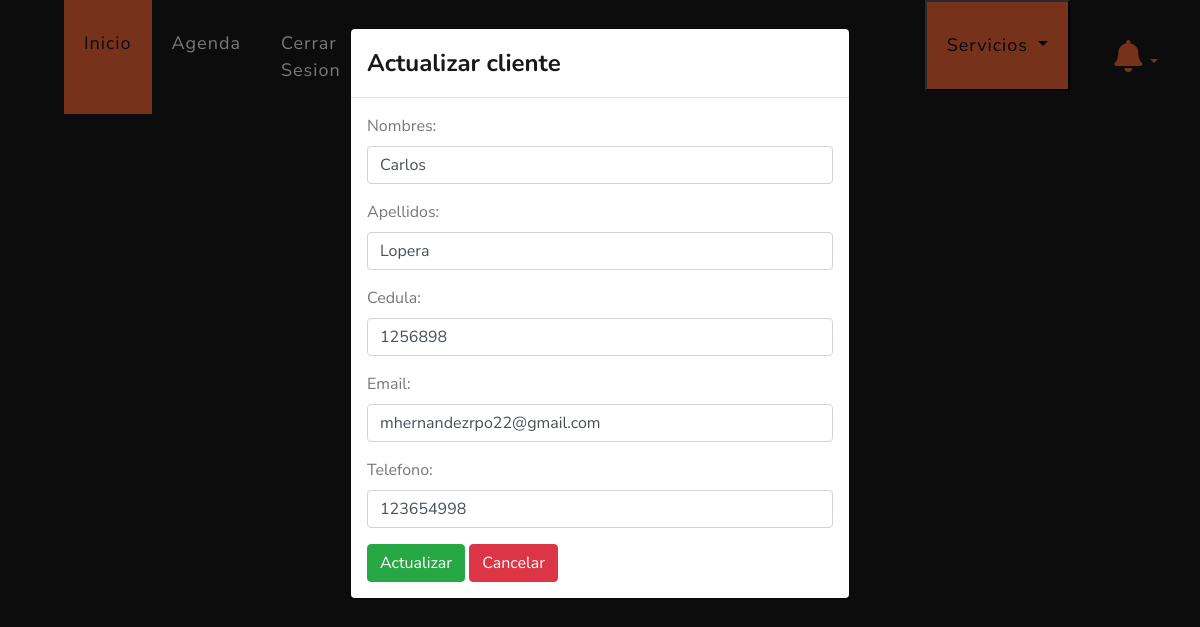
Page /actualizar/clientes/1 (signed in) on the committed database.
### veterinary/models.py (models this page shows, shortened)
class Client(models.Model):
    veterinary = models.ForeignKey(Veterinary, on_delete=models.PROTECT, blank=True, null=True)
    name = models.CharField(max_length=50, blank=False, null=False, verbose_name='Cliente')
    last_name = models.CharField(max_length=50, blank=False, null=False)
    document = models.CharField(max_length=20, unique=False, blank=True, null=True)
    email = models.EmailField(max_length=254, unique=False, blank=True, null=True)
    phone = models.CharField(max_length=15, blank=True, null=True)
    global_id = models.UUIDField(default=uuid.uuid4, editable=False, unique=True)
    class Meta:
        unique_together = ('document', 'email', 'veterinary')

### veterinary/views.py (the view)
# urls.py: path("actualizar/clientes/<int:id>", views.updateClient, name='updateClient'),
@login_required(login_url="login")
def updateClient(request, id):
    client = Client.objects.get(id=id)
    if request.method == "POST":
        form = ClientForm(request.POST, instance=client)
        if form.is_valid():
            identification = form.cleaned_data["document"]
            email = form.cleaned_data["email"]
            existing_client_identification = (
                Client.objects.filter(document=identification).exclude(id=id).exists()
            )
            existing_client_email = (
                Client.objects.filter(email=email).exclude(id=id).exists()
            )
            if existing_client_identification:
                messages.error(request, "El documento ya existe")
                return render(request, "veterinary/updateClient.html", {"form": form})
            elif existing_client_email:
                messages.error(request, "El email ya existe")
                return render(request, "veterinary/updateClient.html", {"form": form})
            else:
                form.save()
                return redirect(detailClient)
    else:
        form = ClientForm(instance=client)
    context = {"form": form}
    return render(request, "veterinary/updateClient.html", context)

### veterinary/forms.py
class ClientForm(ModelForm):
    class Meta:
        model = Client
        fields = '__all__'
        widgets = {
            'veterinary': HiddenInput(attrs={'class': 'form-control form-input'}),
            'name': TextInput(attrs={'class': 'form-control form-input'}),
            'last_name': TextInput(attrs={'class': 'form-control form-input'}),
            'document': TextInput(attrs={'class': 'form-control form-input'}),
            'email': EmailInput(attrs={'class': 'form-control form-input'}),
            'phone': TextInput(attrs={'class': 'form-control form-input'}),
        }
        labels = {
            'veterinary': 'Veterinaria',
            'name': 'Nombres',
            'last_name': 'Apellidos',
            'email': 'Email',
            'phone': 'Telefono',
            'document': 'Cedula'
        }

### veterinary/views.py (called while the page is built)
def check_notifications(request):
    if not request.user.is_authenticated:
        veterinary_logued = Veterinary.objects.get(id=1)
    else:
        veterinary_logued = request.user.veterinary
    if not Client.objects.filter(veterinary=veterinary_logued).exists():
        messages.info(request, 'Registra clientes')
    if not Pet.objects.filter(client__veterinary=veterinary_logued).exists():
        messages.info(request, 'Registra mascotas')
    if not Category.objects.filter(veterinary=veterinary_logued).exists():
        messages.info(request, 'Registra categorias y productos')
    if not Events.objects.filter(veterinary=veterinary_logued).exists():
        messages.info(request, 'Registra tu primer cita')

### templates/veterinary/updateClient.html (shortened to what this page needs)
{% extends 'layout/base.html' %}
{% block 'style' %}
{% load static %}
<link rel="stylesheet" href="{% static 'css/estilo.css' %}">
{% endblock %}
{% block 'header' %}
{% include 'layout/partials/headerbase.html' %}
{% endblock %}
{% block 'content' %}
{% if form.instance %}
<div class="modal fade" id="myModal" tabindex="-1" role="dialog" aria-labelledby="myModalLabel" data-backdrop="static" data-keyboard="false">
  <div class="modal-dialog" role="document">
    <div class="modal-content">
      <div class="modal-header">
        <h4 class="modal-title" id="myModalLabel" style="color: #181818">Actualizar cliente</h4>
      </div>
      <div class="modal-body">
        <form method="post" id="update-form">
          {{ form.as_p }}
          <input type="submit" class="btn btn-success" value="Actualizar">
          <a href="{% url 'detailClient' %}" class="btn btn-danger">Cancelar</a>
        </form>
      </div>
    </div>
  </div>
</div>
{% endif %}
<div class="container-fluid" style="background-color: #181818;">
  <div class="row">
  </div>
</div>
{% endblock %}

### static/css/estilo.css (style rules this page uses)
.form-input { width: 30vw; margin-bottom: 5px; }

### rows in the picture
Client: name "Carlos", last_name "Lopera", document "1256898", email "mhernandezrpo22@gmail.com", phone "123654998"
